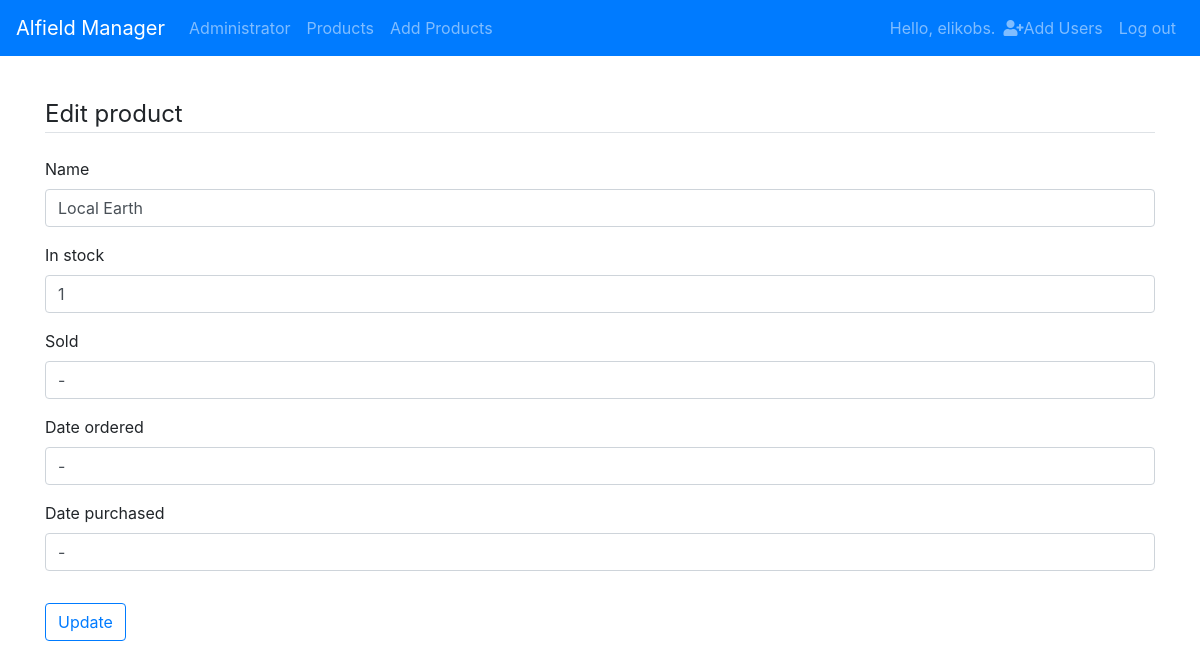
Screenshot of /products/131/update/ (signed in) with the database file from the repository.
### alfieldmanager/models.py (models this page shows, shortened)
class Product(models.Model):
    name = models.CharField(max_length=200)
    sold = models.CharField(max_length=200)
    date_added = models.DateTimeField(default=timezone.now)
    in_stock = models.IntegerField(null=False)
    date_ordered = models.CharField(max_length=200)
    date_purchased = models.CharField(max_length=200)

### alfieldmanager/views.py (the view, shortened to what this page needs)
# urls.py: path('products/<int:pk>/update/',ProductUpdateView.as_view(),name='product_update'),
class ProductUpdateView(LoginRequiredMixin,UpdateView):
    model = Product
    form_class = ProductForm
    template_name_suffix = '_update_form'

### alfieldmanager/forms.py
class ProductForm(forms.ModelForm):
    class Meta:
        model = Product
        fields = ['name','in_stock','sold','date_ordered','date_purchased']

### alfieldmanager/templates/alfieldmanager/product_update_form.html (shortened to what this page needs)
{% extends "alfieldmanager/base.html" %} {% load bootstrap4 %} {% block content %}
<div class="content-section">
    <form method="POST">
        <fieldset class="form-group">
            <legend class="border-bottom mb-4">Edit product</legend>
            {% bootstrap_form form %}
        </fieldset>
        <div class="form-group">
            <button class="btn btn-outline-primary" type="submit">Update</button>
        </div>
    </form>
</div>
{% endblock content %}

### alfieldmanager/templates/alfieldmanager/base.html (shortened to what this page needs)
{% load bootstrap4 %}
<!DOCTYPE html>
<html lang="en">
<head>
    <link rel="stylesheet" href="https://cdnjs.cloudflare.com/ajax/libs/font-awesome/5.15.1/css/all.min.css" />
    {% bootstrap_css %} {% bootstrap_javascript jquery='full' %}
</head>
<body>
    <nav class="navbar sticky-top navbar-expand-md navbar-dark bg-primary mb-4">
        <a class="navbar-brand" href="{% url 'index'%}">
        Alfield Manager</a>
        <div class="collapse navbar-collapse" id="navbarCollapse">
            <ul class="navbar-nav mr-auto">
                {% if user.is_authenticated and request.user.is_superuser %}
                <li class="nav-item">
                    <a class="nav-link " href="{% url 'administrator' %} ">
                    Administrator</a>
                </li>
                {% endif %} {% if user.is_authenticated %}
                <li class="nav-item">
                    <a class="nav-link" href="{% url 'product' %}">
              Products</a></li>
                <li class="nav-item">
                    <a class="nav-link" href="{% url 'add_product' %}">
              Add Products</a></li>
                {% endif %}
            </ul>
            <ul class="navbar-nav ml-auto">
                {% if user.is_authenticated %}
                <li class="nav-item ">
                    <span class="navbar-text">Hello, {{ user.username }}.</span>
                </li>
                {% endif %} {% if user.is_authenticated and request.user.is_superuser %}
                <li class="nav-item">
                    <a class="nav-link " href="{% url 'register' %} "><i class="fas fa-user-plus"></i>Add Users</a>
                </li>
                {% endif %} {% if user.is_authenticated %}
                <li class="nav-item ">
                    <a class="nav-link " href="{% url 'logout' %} ">Log out</a>
                </li>
                {% endif %}
            </ul>
        </div>
    </nav>
    <main role="main " class="container ">
        <div class="pb-2 mb-2">
        </div>
        <div>
            {% block content %}{% endblock content %}
        </div>
    </main>
</body>
</html>

### rows the page displays
Product: name "Local Earth", in_stock "1", sold "-", date_ordered "-", date_purchased "-"

### other values shown
{{ user.username }} "elikobs"
